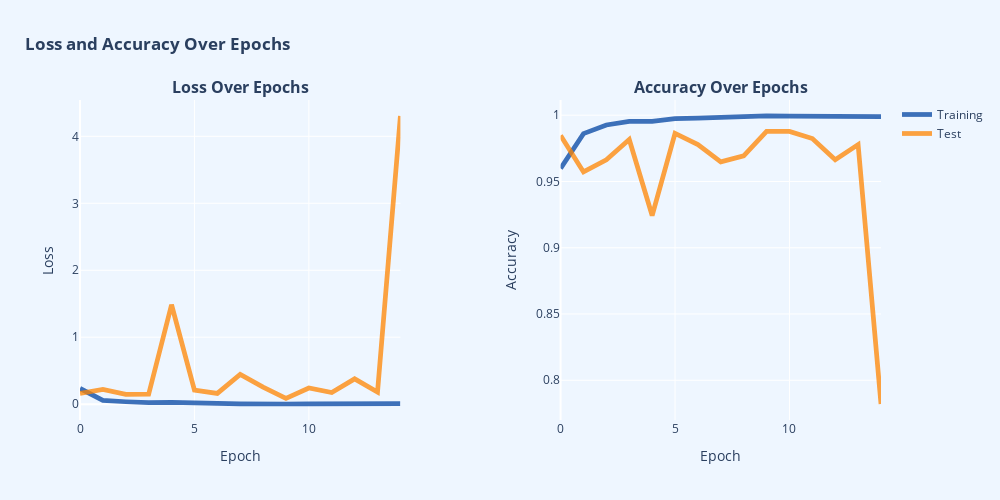

Notebook code for this chart:
### Markdown cell above
## Post Analysis

### Code cell
# Creating subplot
fig = make_subplots(rows=1,
                    cols=2,
                    subplot_titles=['<b>Loss Over Epochs</b>', '<b>Accuracy Over Epochs</b>'],
                    horizontal_spacing=0.2)

# Loss over epochs
train_loss = go.Scatter(x=list(range(len(history.history['loss']))),
                        y=history.history['loss'],
                        mode='lines',
                        line=dict(color='rgba(0, 67, 162, .75)', width=4.75),
                        name='Training',
                        showlegend = False)

val_loss = go.Scatter(x=list(range(len(history.history['val_loss']))),
                      y=history.history['val_loss'],
                      mode='lines',
                      line=dict(color='rgba(255, 132, 0, .75)', width=4.75),
                      name='Test',
                      showlegend = False)


fig.add_trace(train_loss, row=1, col=1)
fig.add_trace(val_loss, row=1, col=1)

# Accuray over epochs
train_acc = go.Scatter(x=list(range(len(history.history['accuracy']))),
                       y=history.history['accuracy'],
                       mode='lines',
                       line=dict(color='rgba(0, 67, 162, .75)', width=4.75),
                       name='Training',
                       showlegend = True)

val_acc = go.Scatter(x=list(range(len(history.history['val_accuracy']))),
                     y=history.history['val_accuracy'],
                     mode='lines',
                     line=dict(color='rgba(255, 132, 0, .75)', width=4.75),
                     name='Test',
                     showlegend = True)


fig.add_trace(train_acc, row=1, col=2)
fig.add_trace(val_acc, row=1, col=2)

# Updating layout
fig.update_layout(
    title={'text': '<b>Loss and Accuracy Over Epochs</b>', 'x': 0.025, 'xanchor': 'left'},
    margin=dict(t=100),
    plot_bgcolor=bg_color,paper_bgcolor=paper_color,
    height=500, width=1000,
    showlegend= True
)

fig.update_yaxes(title_text = 'Loss', row = 1, col = 1)
fig.update_yaxes(title_text = 'Accuracy', row = 1, col = 2)

fig.update_xaxes(title_text = 'Epoch', row = 1, col = 1)
fig.update_xaxes(title_text = 'Epoch', row = 1, col = 2)

# Showing figure
fig.show()

### Figure 1 — Plotly figure (JSON) as saved in the notebook; plotly's stock layout.template omitted (floating-point values rounded to 4 significant figures)
{"data": [{"line": {"color": "rgba(0, 67, 162, .75)", "width": 4.75}, "mode": "lines", "name": "Training", "showlegend": false, "type": "scatter", "x": [0, 1, 2, 3, 4, 5, 6, 7, 8, 9, 10, 11, 12, 13, 14], "xaxis": "x", "y": [0.2346, 0.05831, 0.03654, 0.0218, 0.02763, 0.01223, 0.01135, 0.005998, 0.01223, 0.002877, 0.003192, 0.003626, 0.007118, 0.007125, 0.007678], "yaxis": "y"}, {"line": {"color": "rgba(255, 132, 0, .75)", "width": 4.75}, "mode": "lines", "name": "Test", "showlegend": false, "type": "scatter", "x": [0, 1, 2, 3, 4, 5, 6, 7, 8, 9, 10, 11, 12, 13, 14], "xaxis": "x", "y": [0.1622, 0.2196, 0.1485, 0.1488, 1.485, 0.2106, 0.1608, 0.4452, 0.2545, 0.08687, 0.2423, 0.1751, 0.3785, 0.1806, 4.304], "yaxis": "y"}, {"line": {"color": "rgba(0, 67, 162, .75)", "width": 4.75}, "mode": "lines", "name": "Training", "showlegend": true, "type": "scatter", "x": [0, 1, 2, 3, 4, 5, 6, 7, 8, 9, 10, 11, 12, 13, 14], "xaxis": "x2", "y": [0.9599, 0.9861, 0.9926, 0.9954, 0.9953, 0.9974, 0.9978, 0.9985, 0.9985, 0.9994, 0.9993, 0.9992, 0.9988, 0.9985, 0.999], "yaxis": "y2"}, {"line": {"color": "rgba(255, 132, 0, .75)", "width": 4.75}, "mode": "lines", "name": "Test", "showlegend": true, "type": "scatter", "x": [0, 1, 2, 3, 4, 5, 6, 7, 8, 9, 10, 11, 12, 13, 14], "xaxis": "x2", "y": [0.9847, 0.9572, 0.9664, 0.9817, 0.9243, 0.9862, 0.9778, 0.9648, 0.9694, 0.9878, 0.9878, 0.9824, 0.9664, 0.9778, 0.7821], "yaxis": "y2"}], "layout": {"annotations": [{"font": {"size": 16}, "showarrow": false, "text": "<b>Loss Over Epochs</b>", "x": 0.2, "xanchor": "center", "xref": "paper", "y": 1, "yanchor": "bottom", "yref": "paper"}, {"font": {"size": 16}, "showarrow": false, "text": "<b>Accuracy Over Epochs</b>", "x": 0.8, "xanchor": "center", "xref": "paper", "y": 1, "yanchor": "bottom", "yref": "paper"}], "height": 500, "margin": {"t": 100}, "paper_bgcolor": "#EEF6FF", "plot_bgcolor": "#EEF6FF", "showlegend": true, "title": {"text": "<b>Loss and Accuracy Over Epochs</b>", "x": 0.025, "xanchor": "left"}, "width": 1000, "xaxis": {"anchor": "y", "domain": [0, 0.4], "title": {"text": "Epoch"}}, "xaxis2": {"anchor": "y2", "domain": [0.6, 1], "title": {"text": "Epoch"}}, "yaxis": {"anchor": "x", "domain": [0, 1], "title": {"text": "Loss"}}, "yaxis2": {"anchor": "x2", "domain": [0, 1], "title": {"text": "Accuracy"}}}}
